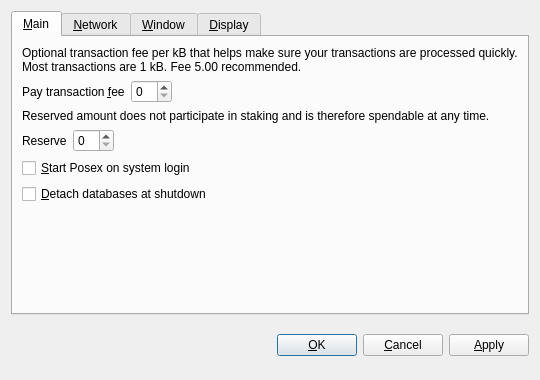
<?xml version="1.0" encoding="UTF-8"?>
<ui version="4.0">
 <class>OptionsDialog</class>
 <widget class="QDialog" name="OptionsDialog">
  <property name="geometry">
   <rect>
    <x>0</x>
    <y>0</y>
    <width>540</width>
    <height>380</height>
   </rect>
  </property>
  <property name="windowTitle">
   <string>Options</string>
  </property>
  <property name="modal">
   <bool>true</bool>
  </property>
  <layout class="QVBoxLayout" name="verticalLayout">
   <item>
    <widget class="QTabWidget" name="tabWidget">
     <property name="tabPosition">
      <enum>QTabWidget::North</enum>
     </property>
     <property name="currentIndex">
      <number>0</number>
     </property>
     <widget class="QWidget" name="tabMain">
      <attribute name="title">
       <string>&amp;Main</string>
      </attribute>
      <layout class="QVBoxLayout" name="verticalLayout_Main">
       <item>
        <widget class="QLabel" name="transactionFeeInfoLabel">
         <property name="text">
          <string>Optional transaction fee per kB that helps make sure your transactions are processed quickly. Most transactions are 1 kB. Fee 5.00 recommended.</string>
         </property>
         <property name="textFormat">
          <enum>Qt::PlainText</enum>
         </property>
         <property name="wordWrap">
          <bool>true</bool>
         </property>
        </widget>
       </item>
       <item>
        <layout class="QHBoxLayout" name="horizontalLayoutFee">
         <item>
          <widget class="QLabel" name="transactionFeeLabel">
           <property name="text">
            <string>Pay transaction &amp;fee</string>
           </property>
           <property name="textFormat">
            <enum>Qt::PlainText</enum>
           </property>
           <property name="buddy">
            <cstring>transactionFee</cstring>
           </property>
          </widget>
         </item>
         <item>
          <widget class="PosexAmountField" name="transactionFee"/>
         </item>
         <item>
          <spacer name="horizontalSpacerFee">
           <property name="orientation">
            <enum>Qt::Horizontal</enum>
           </property>
           <property name="sizeHint" stdset="0">
            <size>
             <width>40</width>
             <height>20</height>
            </size>
           </property>
          </spacer>
         </item>
        </layout>
       </item>
       <item>
        <widget class="QLabel" name="reserveBalanceInfoLabel">
         <property name="text">
          <string>Reserved amount does not participate in staking and is therefore spendable at any time.</string>
         </property>
         <property name="textFormat">
          <enum>Qt::PlainText</enum>
         </property>
         <property name="wordWrap">
          <bool>true</bool>
         </property>
        </widget>
       </item>
       <item>
        <layout class="QHBoxLayout" name="horizontalLayoutReserveBalance">
         <item>
          <widget class="QLabel" name="reserveBalanceLabel">
           <property name="text">
            <string>Reserve</string>
           </property>
           <property name="textFormat">
            <enum>Qt::PlainText</enum>
           </property>
           <property name="buddy">
            <cstring>reserveBalance</cstring>
           </property>
          </widget>
         </item>
         <item>
          <widget class="PosexAmountField" name="reserveBalance"/>
         </item>
         <item>
          <spacer name="horizontalSpacerReserveBalance">
           <property name="orientation">
            <enum>Qt::Horizontal</enum>
           </property>
           <property name="sizeHint" stdset="0">
            <size>
             <width>40</width>
             <height>20</height>
            </size>
           </property>
          </spacer>
         </item>
        </layout>
       </item>
       <item>
        <widget class="QCheckBox" name="posexAtStartup">
         <property name="toolTip">
          <string>Automatically start Posex after logging in to the system.</string>
         </property>
         <property name="text">
          <string>&amp;Start Posex on system login</string>
         </property>
        </widget>
       </item>
       <item>
        <widget class="QCheckBox" name="detachDatabases">
         <property name="toolTip">
          <string>Detach block and address databases at shutdown. This means they can be moved to another data directory, but it slows down shutdown. The wallet is always detached.</string>
         </property>
         <property name="text">
          <string>&amp;Detach databases at shutdown</string>
         </property>
        </widget>
       </item>
       <item>
        <spacer name="verticalSpacer_Main">
         <property name="orientation">
          <enum>Qt::Vertical</enum>
         </property>
         <property name="sizeHint" stdset="0">
          <size>
           <width>20</width>
           <height>40</height>
          </size>
         </property>
        </spacer>
       </item>
      </layout>
     </widget>
     <widget class="QWidget" name="tabNetwork">
      <attribute name="title">
       <string>&amp;Network</string>
      </attribute>
      <layout class="QVBoxLayout" name="verticalLayout_Network">
       <item>
        <widget class="QCheckBox" name="mapPortUpnp">
         <property name="toolTip">
          <string>Automatically open the Posex client port on the router. This only works when your router supports UPnP and it is enabled.</string>
         </property>
         <property name="text">
          <string>Map port using &amp;UPnP</string>
         </property>
        </widget>
       </item>
       <item>
        <widget class="QCheckBox" name="connectSocks">
         <property name="toolTip">
          <string>Connect to the Posex network through a SOCKS proxy (e.g. when connecting through Tor).</string>
         </property>
         <property name="text">
          <string>&amp;Connect through SOCKS proxy:</string>
         </property>
        </widget>
       </item>
       <item>
        <layout class="QHBoxLayout" name="horizontalLayout_Network">
         <item>
          <widget class="QLabel" name="proxyIpLabel">
           <property name="text">
            <string>Proxy &amp;IP:</string>
           </property>
           <property name="textFormat">
            <enum>Qt::PlainText</enum>
           </property>
           <property name="buddy">
            <cstring>proxyIp</cstring>
           </property>
          </widget>
         </item>
         <item>
          <widget class="QValidatedLineEdit" name="proxyIp">
           <property name="maximumSize">
            <size>
             <width>140</width>
             <height>16777215</height>
            </size>
           </property>
           <property name="toolTip">
            <string>IP address of the proxy (e.g. 127.0.0.1)</string>
           </property>
          </widget>
         </item>
         <item>
          <widget class="QLabel" name="proxyPortLabel">
           <property name="text">
            <string>&amp;Port:</string>
           </property>
           <property name="textFormat">
            <enum>Qt::PlainText</enum>
           </property>
           <property name="buddy">
            <cstring>proxyPort</cstring>
           </property>
          </widget>
         </item>
         <item>
          <widget class="QLineEdit" name="proxyPort">
           <property name="maximumSize">
            <size>
             <width>55</width>
             <height>16777215</height>
            </size>
           </property>
           <property name="toolTip">
            <string>Port of the proxy (e.g. 9050)</string>
           </property>
          </widget>
         </item>
         <item>
          <widget class="QLabel" name="socksVersionLabel">
           <property name="text">
            <string>SOCKS &amp;Version:</string>
           </property>
           <property name="textFormat">
            <enum>Qt::PlainText</enum>
           </property>
           <property name="buddy">
            <cstring>socksVersion</cstring>
           </property>
          </widget>
         </item>
         <item>
          <widget class="QValueComboBox" name="socksVersion">
           <property name="toolTip">
            <string>SOCKS version of the proxy (e.g. 5)</string>
           </property>
          </widget>
         </item>
         <item>
          <spacer name="horizontalSpacer_Network">
           <property name="orientation">
            <enum>Qt::Horizontal</enum>
           </property>
           <property name="sizeHint" stdset="0">
            <size>
             <width>40</width>
             <height>20</height>
            </size>
           </property>
          </spacer>
         </item>
        </layout>
       </item>
       <item>
        <spacer name="verticalSpacer_Network">
         <property name="orientation">
          <enum>Qt::Vertical</enum>
         </property>
         <property name="sizeHint" stdset="0">
          <size>
           <width>20</width>
           <height>40</height>
          </size>
         </property>
        </spacer>
       </item>
      </layout>
     </widget>
     <widget class="QWidget" name="tabWindow">
      <attribute name="title">
       <string>&amp;Window</string>
      </attribute>
      <layout class="QVBoxLayout" name="verticalLayout_Window">
       <item>
        <widget class="QCheckBox" name="minimizeToTray">
         <property name="toolTip">
          <string>Show only a tray icon after minimizing the window.</string>
         </property>
         <property name="text">
          <string>&amp;Minimize to the tray instead of the taskbar</string>
         </property>
        </widget>
       </item>
       <item>
        <widget class="QCheckBox" name="minimizeOnClose">
         <property name="toolTip">
          <string>Minimize instead of exit the application when the window is closed. When this option is enabled, the application will be closed only after selecting Quit in the menu.</string>
         </property>
         <property name="text">
          <string>M&amp;inimize on close</string>
         </property>
        </widget>
       </item>
       <item>
        <spacer name="verticalSpacer_Window">
         <property name="orientation">
          <enum>Qt::Vertical</enum>
         </property>
         <property name="sizeHint" stdset="0">
          <size>
           <width>20</width>
           <height>40</height>
          </size>
         </property>
        </spacer>
       </item>
      </layout>
     </widget>
     <widget class="QWidget" name="tabDisplay">
      <attribute name="title">
       <string>&amp;Display</string>
      </attribute>
      <layout class="QVBoxLayout" name="verticalLayout_Display">
       <item>
        <layout class="QHBoxLayout" name="horizontalLayout_1_Display">
         <item>
          <widget class="QLabel" name="langLabel">
           <property name="text">
            <string>User Interface &amp;language:</string>
           </property>
           <property name="textFormat">
            <enum>Qt::PlainText</enum>
           </property>
           <property name="buddy">
            <cstring>lang</cstring>
           </property>
          </widget>
         </item>
         <item>
          <widget class="QValueComboBox" name="lang">
           <property name="toolTip">
            <string>The user interface language can be set here. This setting will take effect after restarting Posex.</string>
           </property>
          </widget>
         </item>
        </layout>
       </item>
       <item>
        <layout class="QHBoxLayout" name="horizontalLayout_2_Display">
         <item>
          <widget class="QLabel" name="unitLabel">
           <property name="text">
            <string>&amp;Unit to show amounts in:</string>
           </property>
           <property name="textFormat">
            <enum>Qt::PlainText</enum>
           </property>
           <property name="buddy">
            <cstring>unit</cstring>
           </property>
          </widget>
         </item>
         <item>
          <widget class="QValueComboBox" name="unit">
           <property name="toolTip">
            <string>Choose the default subdivision unit to show in the interface and when sending coins.</string>
           </property>
          </widget>
         </item>
        </layout>
       </item>
       <item>
        <widget class="QCheckBox" name="displayAddresses">
         <property name="toolTip">
          <string>Whether to show Posex addresses in the transaction list or not.</string>
         </property>
         <property name="text">
          <string>&amp;Display addresses in transaction list</string>
         </property>
        </widget>
       </item>
       <item>
        <widget class="QCheckBox" name="coinControlFeatures">
         <property name="toolTip">
          <string>Whether to show coin control features or not.</string>
         </property>
         <property name="text">
          <string>Display coin &amp;control features (experts only!)</string>
         </property>
        </widget>
       </item>
       <item>
        <spacer name="verticalSpacer_Display">
         <property name="orientation">
          <enum>Qt::Vertical</enum>
         </property>
         <property name="sizeHint" stdset="0">
          <size>
           <width>20</width>
           <height>40</height>
          </size>
         </property>
        </spacer>
       </item>
      </layout>
     </widget>
    </widget>
   </item>
   <item>
    <layout class="QHBoxLayout" name="horizontalLayout_Buttons">
     <item>
      <spacer name="horizontalSpacer_1">
       <property name="orientation">
        <enum>Qt::Horizontal</enum>
       </property>
       <property name="sizeHint" stdset="0">
        <size>
         <width>40</width>
         <height>48</height>
        </size>
       </property>
      </spacer>
     </item>
     <item>
      <widget class="QLabel" name="statusLabel">
       <property name="font">
        <font>
         <weight>75</weight>
         <bold>true</bold>
        </font>
       </property>
       <property name="text">
        <string/>
       </property>
       <property name="textFormat">
        <enum>Qt::PlainText</enum>
       </property>
       <property name="wordWrap">
        <bool>true</bool>
       </property>
      </widget>
     </item>
     <item>
      <spacer name="horizontalSpacer_2">
       <property name="orientation">
        <enum>Qt::Horizontal</enum>
       </property>
       <property name="sizeHint" stdset="0">
        <size>
         <width>40</width>
         <height>48</height>
        </size>
       </property>
      </spacer>
     </item>
     <item>
      <widget class="QPushButton" name="okButton">
       <property name="text">
        <string>&amp;OK</string>
       </property>
      </widget>
     </item>
     <item>
      <widget class="QPushButton" name="cancelButton">
       <property name="text">
        <string>&amp;Cancel</string>
       </property>
       <property name="autoDefault">
        <bool>false</bool>
       </property>
      </widget>
     </item>
     <item>
      <widget class="QPushButton" name="applyButton">
       <property name="text">
        <string>&amp;Apply</string>
       </property>
       <property name="autoDefault">
        <bool>false</bool>
       </property>
      </widget>
     </item>
    </layout>
   </item>
  </layout>
 </widget>
 <customwidgets>
  <customwidget>
   <class>PosexAmountField</class>
   <extends>QSpinBox</extends>
   <header>posexamountfield.h</header>
  </customwidget>
  <customwidget>
   <class>QValueComboBox</class>
   <extends>QComboBox</extends>
   <header>qvaluecombobox.h</header>
  </customwidget>
  <customwidget>
   <class>QValidatedLineEdit</class>
   <extends>QLineEdit</extends>
   <header>qvalidatedlineedit.h</header>
  </customwidget>
 </customwidgets>
 <resources/>
 <connections/>
</ui>
